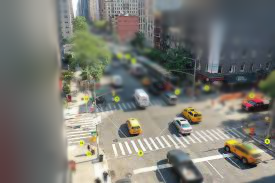
#> input picture stage3/city_street-defocused.png, 275 x 183 px, given in place of city_street-defocused-defocused.png, which was not available
$ python color_grade.py ../stage3/city_street-defocused.png
#> lines starting #> are read from the running program, lines starting #| are printed output that depends on the picture; pictures that were not available may be replaced by others from this repository, and a replacement may not be noted
#| Image shape:  (183, 275, 3)
import argparse
from pathlib import Path

import numpy as np
from PIL import Image
from matplotlib.colors import rgb_to_hsv, hsv_to_rgb


def boost_saturation(rgb, factor):
#> called with factor = 1.4
    if factor == 1.0:
        return rgb
    hsv = rgb_to_hsv(rgb)
#> hsv: shape (183, 275, 3) float32; mean of channels 0, 1, 2 0.363, 0.156, 0.505
    hsv[..., 1] = np.clip(hsv[..., 1] * factor, 0.0, 1.0)
#> hsv: shape (183, 275, 3) float32; mean of channels 0, 1, 2 0.363, 0.218, 0.505
    return hsv_to_rgb(hsv)
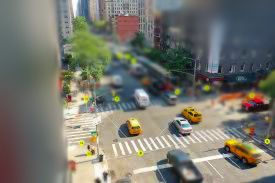
#> returned value: shape (183, 275, 3) float32; mean of channels 0, 1, 2 0.467, 0.468, 0.43; drawn as R, G, B


def apply_s_curve(rgb, strength):
#> called with strength = 0.3
    if strength == 0.0:
        return rgb
    hsv = rgb_to_hsv(rgb)
#> hsv: shape (183, 275, 3) float32; mean of channels 0, 1, 2 0.364, 0.218, 0.505
    v = hsv[..., 2]
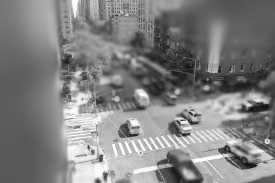
#> v: shape (183, 275) float32; min 0.0471, max 0.996, mean 0.505
    smoothstep = 3 * v ** 2 - 2 * v ** 3
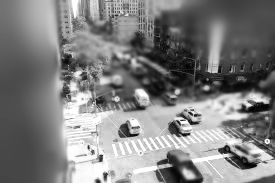
#> smoothstep: shape (183, 275) float32; min 0.00644, max 1, mean 0.5
    hsv[..., 2] = (1 - strength) * v + strength * smoothstep
#> hsv: shape (183, 275, 3) float32; mean of channels 0, 1, 2 0.364, 0.218, 0.503
    return hsv_to_rgb(hsv)


def apply_warmth(rgb, warmth):
#> called with warmth = 0.15
    if warmth == 0.0:
        return rgb
    out = rgb.copy()
    out[..., 0] *= 1.0 + 0.15 * warmth
    out[..., 2] *= 1.0 - 0.15 * warmth
    return np.clip(out, 0.0, 1.0)


def grade_miniature(rgb, saturation=1.4, contrast=0.3, warmth=0.15):
    out = boost_saturation(rgb, saturation)
    out = apply_s_curve(out, contrast)
    out = apply_warmth(out, warmth)
    return out


def main():
    parser = argparse.ArgumentParser(description="Stage 4: miniature color grading.")
    parser.add_argument("image", help="Image filename; loads ../stage3/<stem>-defocused.png")
    parser.add_argument("--saturation", type=float, default=1.4)
    parser.add_argument("--contrast", type=float, default=0.3)
    parser.add_argument("--warmth", type=float, default=0.15)
    args = parser.parse_args()

    stem = Path(args.image).stem

    img = np.array(Image.open(Path("../stage3") / f"{stem}-defocused.png").convert("RGB"),
                   dtype=np.float32) / 255.0

    print(f"Image shape:  {img.shape}")
    print(f"Saturation:   {args.saturation}")
    print(f"Contrast:     {args.contrast}")
    print(f"Warmth:       {args.warmth}")

    output = grade_miniature(
        img,
        saturation=args.saturation,
        contrast=args.contrast,
        warmth=args.warmth,
    )

    out_dir = Path("../stage4")
    out_dir.mkdir(exist_ok=True)
    out_path = out_dir / f"{stem}-final.png"
    Image.fromarray(np.clip(output * 255, 0, 255).astype(np.uint8)).save(out_path)
    print(f"Saved: {out_path}")


if __name__ == "__main__":
    main()

$ run again, on src/dog.jpg
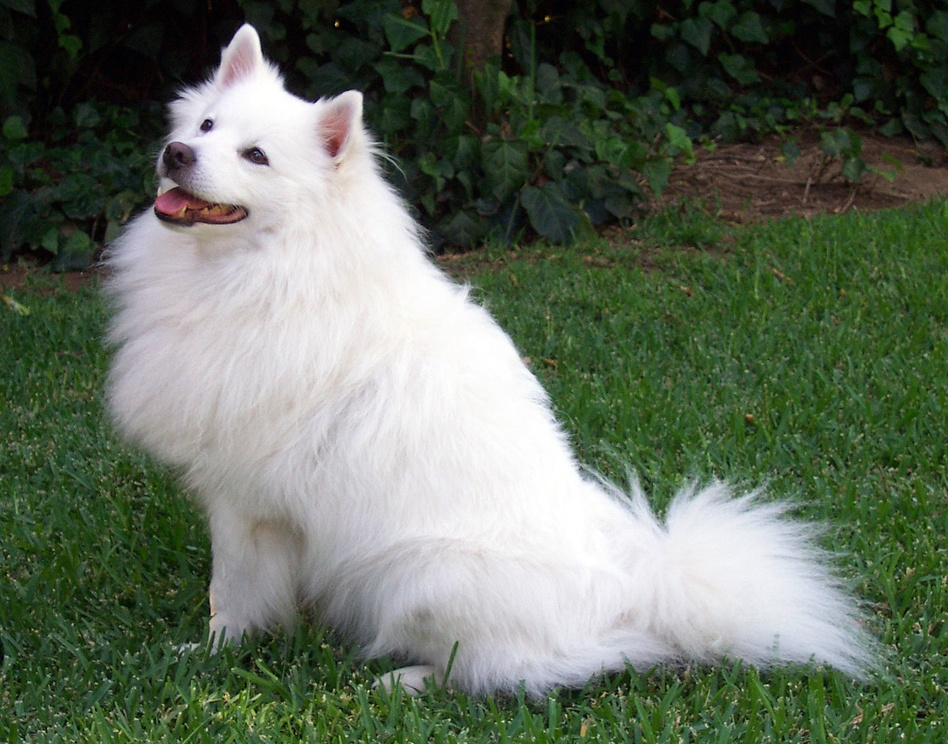
#> input picture src/dog.jpg, 948 x 744 px, shrunk from 1546 x 1213 before the run, given in place of dog-defocused.png, which was not available
#| Image shape:  (744, 948, 3)
#> in apply_s_curve, `v = hsv[..., 2]`:
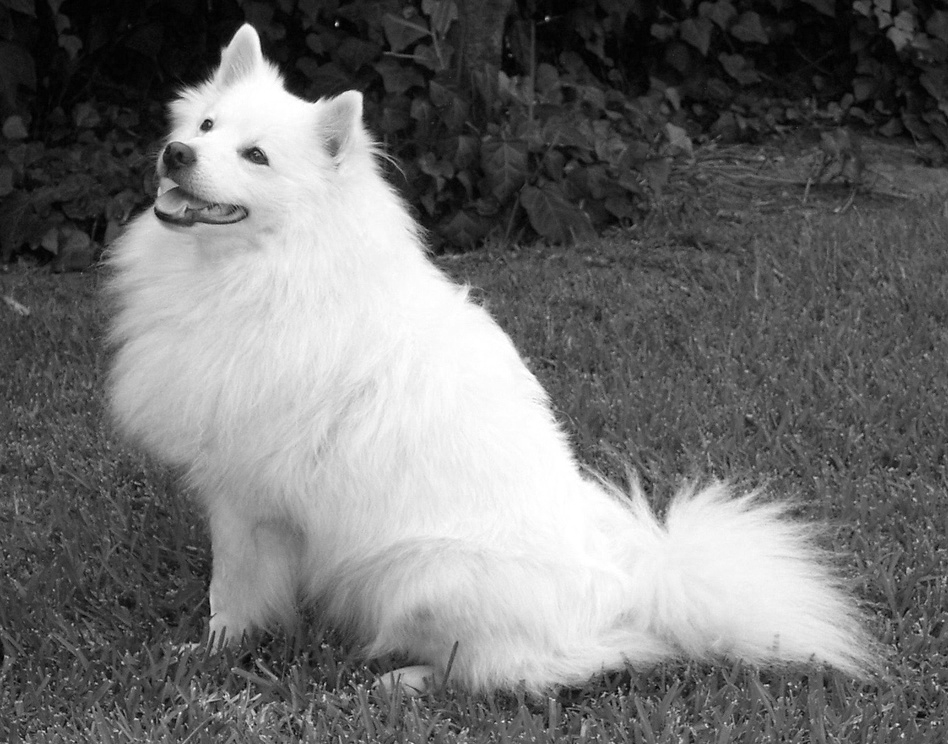
#> v: shape (744, 948) float32; min 0, max 1, mean 0.442
#> in apply_s_curve, `smoothstep = 3 * v ** 2 - 2 * v ** 3`:
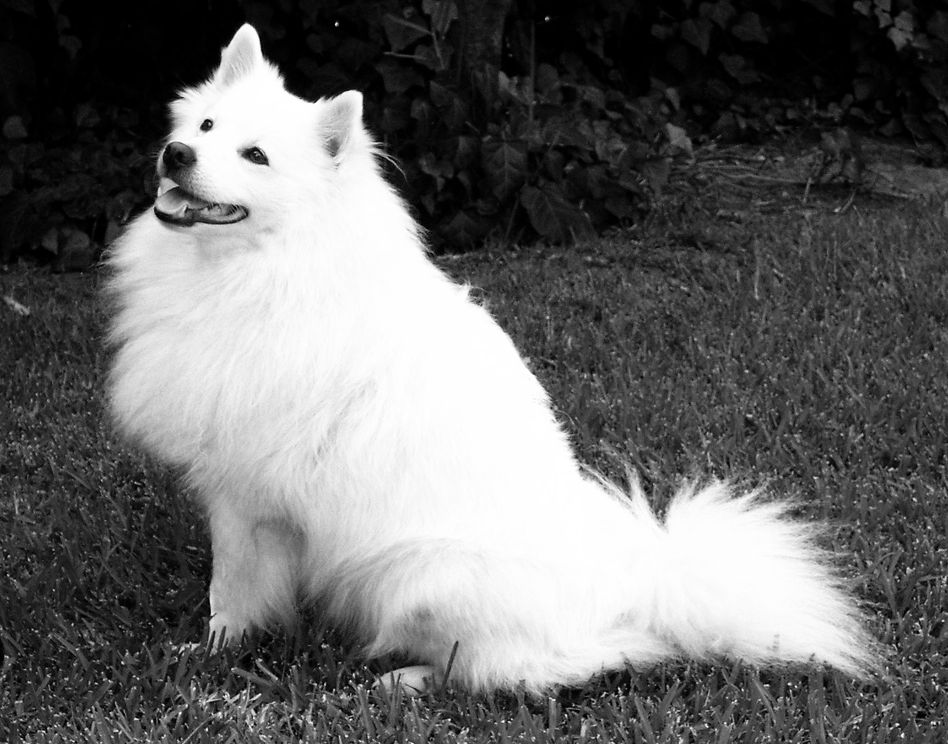
#> smoothstep: shape (744, 948) float32; min 0, max 1, mean 0.415
